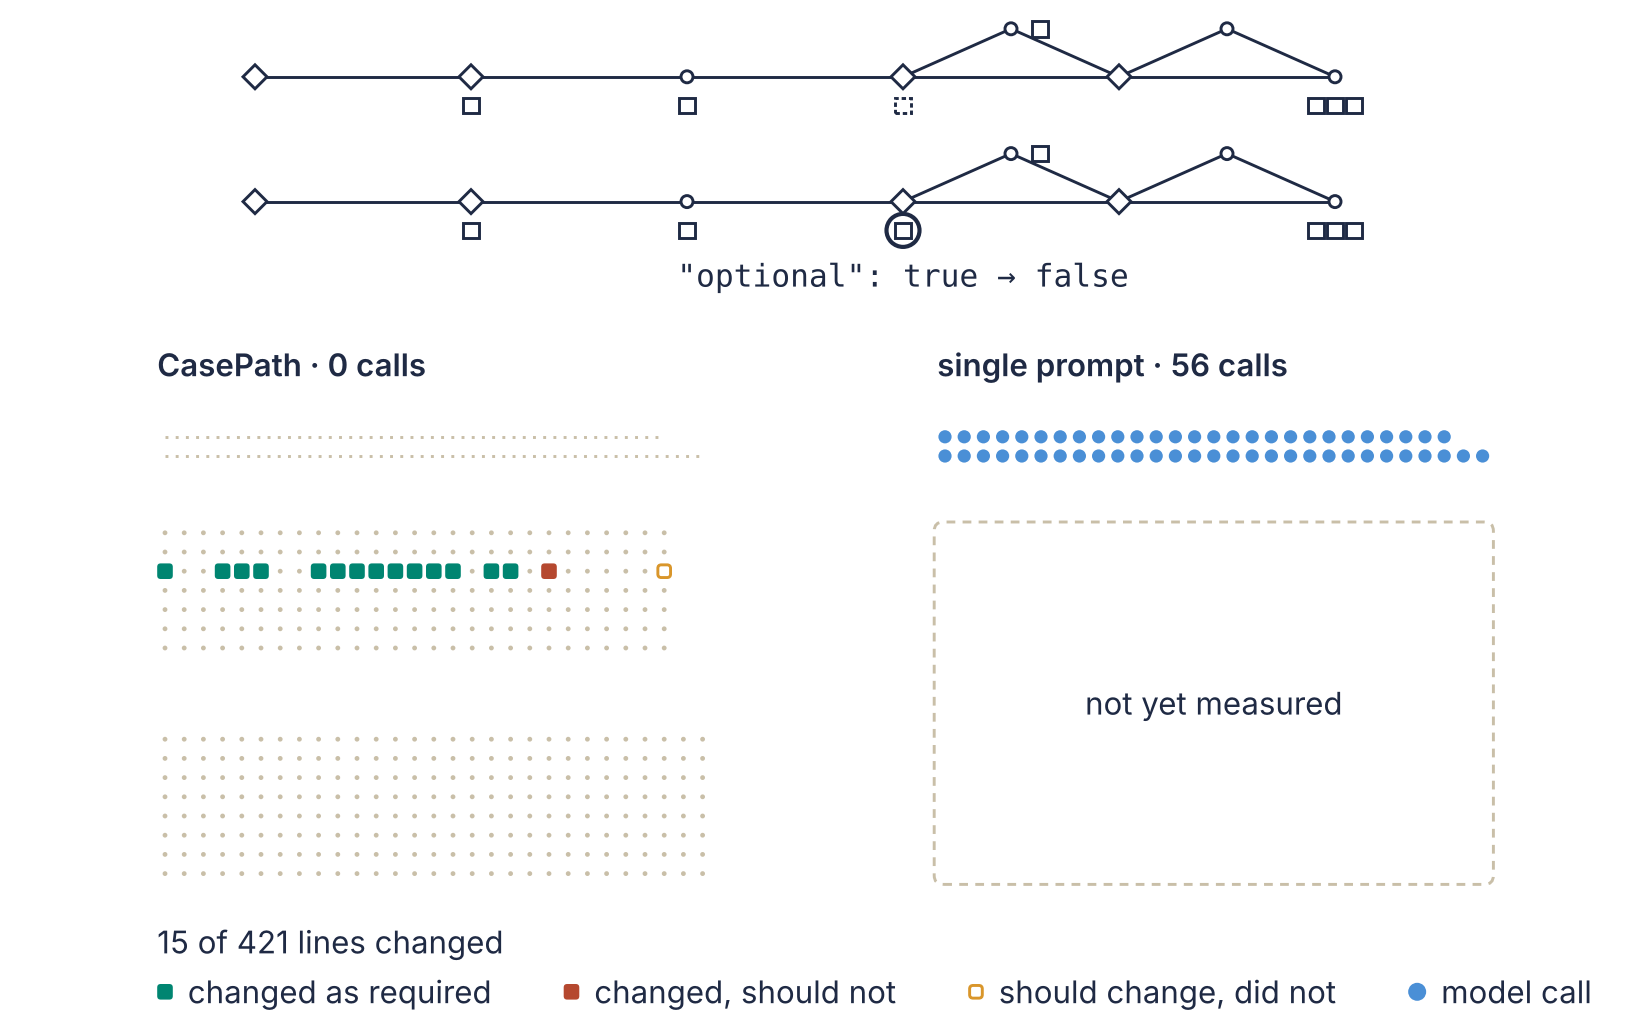

Generate this figure with Python:
"""Figure 6 (house style, rebuild/figures/common/style.py). Reads f6_data.json (compute.py) and the two workflow copies.
Writes f6.svg/.pdf/.png. The rejected construction b is drawn by f6_draft2.py; rerun_drift.json is kept as data for
Figure 7 and is not drawn here.

    python3 f6.py
"""
from __future__ import annotations

import json
import sys
from pathlib import Path

HERE = Path(__file__).resolve().parent
sys.path.insert(0, str(HERE.parent / "common"))
import style as S  # noqa: E402
from matplotlib.patches import Circle, Polygon, Rectangle, FancyBboxPatch  # noqa: E402
from matplotlib.lines import Line2D  # noqa: E402

D = json.loads((HERE / "f6_data.json").read_text(encoding="utf-8"))
WB = json.loads((HERE / "simple_theft_away.before.json").read_text(encoding="utf-8"))
WA = json.loads((HERE / "simple_theft_away.after.json").read_text(encoding="utf-8"))
U, P = S.UNIT, S.PITCH
ORDER = ["notification_record", "insurance_policy", "police_report", "police_consent", "stolen_items_list",
         "original_vouchers", "bicycle_voucher", "lock_change_invoice"]


# ------------------------------------------------------------------------------------------ workflow (before / after)
def workflow_strip(ax, x0, y, wf, w, mark_edit=False):
    """simple_theft_away as one row: steps on a line, branches as bumps that rejoin; documents as small squares under
    their step (solid = required, dashed = optional). Stop steps omitted (schematic)."""
    order = ["a_event", "a_cover", "a_notify", "a_police", "a_traces", "a_instruction_check", "a_instruction", "a_loss"]
    bump = {"a_traces", "a_instruction"}
    steps = {s["id"]: s for s in wf["steps"]}
    docs = {d["id"]: d for d in wf["documents"]}
    branch = {s["id"] for s in wf["steps"] if len(s.get("next", [])) > 1}
    main = [s for s in order if s not in bump]
    xs = {s: x0 + k * w / (len(main) - 1) for k, s in enumerate(main)}
    xs["a_traces"] = (xs["a_police"] + xs["a_instruction_check"]) / 2
    xs["a_instruction"] = (xs["a_instruction_check"] + xs["a_loss"]) / 2
    pos = {s: (xs[s], y + (U if s in bump else 0)) for s in order}
    for s in order:
        for e in steps[s].get("next", []):
            if e["to"] in pos:
                p, q = pos[s], pos[e["to"]]
                ax.add_line(Line2D([p[0], q[0]], [p[1], q[1]], color=S.INK, lw=S.LW, zorder=2))
    q = S.MARK
    for s in order:
        x, yy = pos[s]
        if s in branch:
            r = 0.04
            ax.add_patch(Polygon([(x, yy + r), (x + r, yy), (x, yy - r), (x - r, yy)], fc=S.WHITE, ec=S.INK, lw=S.LW, zorder=4))
        else:
            ax.add_patch(Circle((x, yy), 0.02, fc=S.WHITE, ec=S.INK, lw=S.LW, zorder=4))
        ds = steps[s].get("documents", [])
        for i, d in enumerate(ds):
            dx = (i - (len(ds) - 1) / 2) * P
            if s in bump:
                dx, dy = 0.6 * U, yy
            else:
                dy = yy - 0.6 * U
            ax.add_patch(Rectangle((x + dx - q / 2, dy - q / 2), q, q, fc=S.WHITE, ec=S.INK, lw=S.LW,
                                   ls=(0, (1.5, 1.0)) if docs[d].get("optional") else "-", zorder=4))
            if mark_edit and d == "police_report":
                ax.add_patch(Circle((x + dx, dy), 0.055, fc="none", ec=S.INK, lw=1.0, zorder=5))
                ax.text(x + dx, dy - 1.0 * U, '"optional": true → false', va="center", ha="center",
                        fontsize=S.SIZE_LABEL, family="DejaVu Sans Mono")
    return pos


# ------------------------------------------------------------------------------------------ matrix
def files_in_order():
    key = {("simple_theft_away", True): 0, ("simple_theft_away", False): 1, ("theft_at_home", True): 2, ("theft_at_home", False): 3}
    files = sorted(D["detail"], key=lambda f: (key[(f["type"], f["routed"] is not None)], f["file"]))
    first_home = next(i for i, f in enumerate(files) if f["type"] == "theft_at_home")
    return files, [(0, i) if i < first_home else (1, i - first_home) for i in range(len(files))]


def kind(l):
    cs = l["stored_before"] != l["stored_after"]
    cr = l["ref_before"] != l["ref_after"]
    if cs and cr and l["stored_after"] == l["ref_after"]:
        return "exact"
    if cs:
        return "should_not"
    if cr:
        return "missed"
    return "quiet"


def mark(ax, x, y, k):
    if k == "exact":
        S.checklist_mark(ax, x, y, "requested")
    elif k == "should_not":
        S.checklist_mark(ax, x, y, "early")
    elif k == "missed":
        S.checklist_mark(ax, x, y, "left", outline=S.AMBER)
    else:
        ax.add_patch(Circle((x, y), 0.008, fc=S.SAND, ec="none", zorder=3))


BLOCK = (len(ORDER) - 1) * P + 1.5 * U   # theft away has 7 catalogue lines, theft at home 8   # height of one type block plus the gap below it


def matrix(ax, x0, ytop):
    files, bc = files_in_order()
    for f, (b, c) in zip(files, bc):
        docs = {l["document"]: l for l in f["lines"]}
        for j, d in enumerate(ORDER):
            if d in docs:
                mark(ax, x0 + c * P, ytop - b * BLOCK - j * P, kind(docs[d]))
    return files, bc


def main():
    W, H = 5.5, 3.45
    fig, ax = S.canvas(W, H)
    M = D["measures"]
    # the rule edit, shared by both designs (top row before, bottom row after)
    workflow_strip(ax, 0.85, H - 1.6 * U, WB, 3.6)
    workflow_strip(ax, 0.85, H - 4.2 * U, WA, 3.6, mark_edit=True)
    # two designs, same geometry
    files, bc = files_in_order()
    width = 28 * P
    xl, xr = 0.55, 3.15
    yh = H - 7.6 * U
    yc = yh - 1.5 * U
    ym = yc - 2 * U
    ax.text(xl - S.MARK / 2, yh, "CasePath · 0 calls", va="center", fontweight="semibold", fontsize=S.SIZE_LABEL)
    ax.text(xr - S.MARK / 2, yh, f"single prompt · {M['files']} calls", va="center", fontweight="semibold",
            fontsize=S.SIZE_LABEL)
    for b in (0, 1):
        n = sum(1 for bb, _ in bc if bb == b)
        y = yc - b * P
        ax.add_line(Line2D([xl, xl + (n - 1) * P], [y, y], color=S.SAND, lw=S.LW, ls=(0, (1, 2.5))))
        for bb, c in bc:
            if bb == b:
                ax.add_patch(Circle((xr + c * P, y), 0.022, fc=S.BLUE, ec="none"))
    matrix(ax, xl, ym)
    top = ym + S.MARK / 2 + 0.01
    bottom = ym - BLOCK - (len(ORDER) - 1) * P - S.MARK / 2 - 0.01
    ax.add_patch(FancyBboxPatch((xr - S.MARK / 2 - 0.01, bottom), width + S.MARK + 0.02, top - bottom,
                                boxstyle="round,pad=0,rounding_size=0.03", fc=S.WHITE, ec=S.SAND, lw=S.LW,
                                ls=(0, (3, 2.5))))
    ax.text(xr + width / 2, (top + bottom) / 2, "not yet measured", ha="center", va="center", fontsize=S.SIZE_LABEL)
    ax.text(xl - S.MARK / 2, bottom - 1.2 * U, f"{M['lines_changed']} of {M['lines_total']} lines changed", va="center",
            fontsize=S.SIZE_LABEL)
    # legend: three change marks and the model call
    y = 0.9 * U
    x = S.legend(ax, xl - S.MARK / 2, y, [("requested", "changed as required"), ("early", "changed, should not")],
                 gap=1.5 * U)
    S.checklist_mark(ax, x + S.MARK / 2, y, "left", outline=S.AMBER)
    t = ax.text(x + S.MARK + 0.05, y, "should change, did not", va="center", fontsize=S.SIZE_LABEL)
    x += S.MARK + 0.05 + S.text_width(ax, t) + 1.5 * U
    S.legend(ax, x, y, [(("dot", S.BLUE), "model call")])
    S.save(fig, HERE, "f6")


if __name__ == "__main__":
    main()
